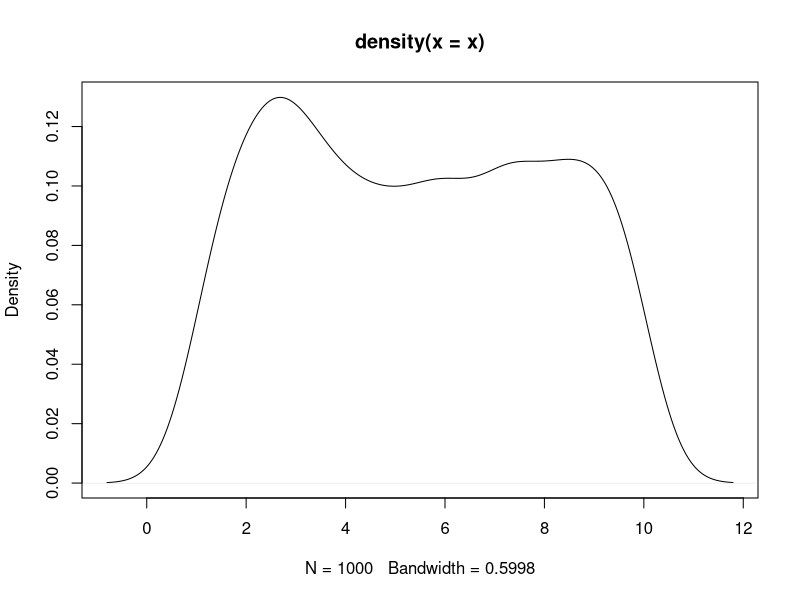
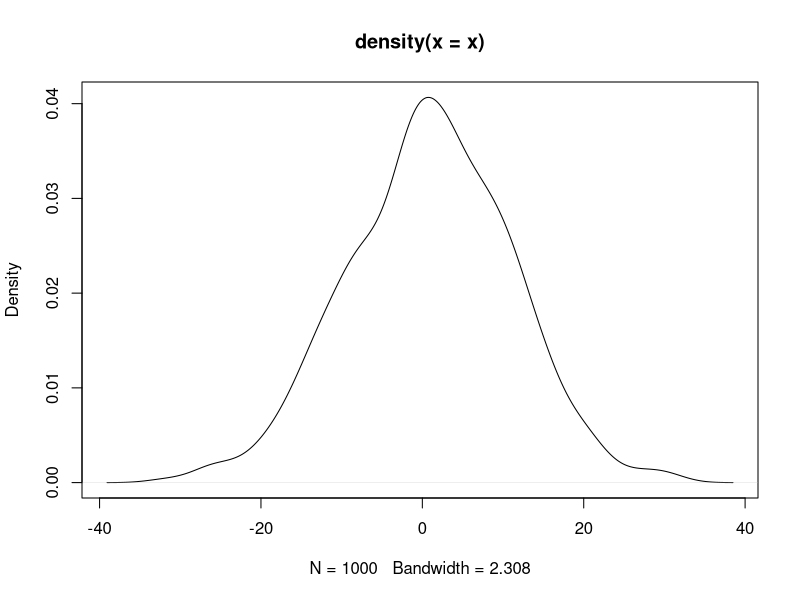
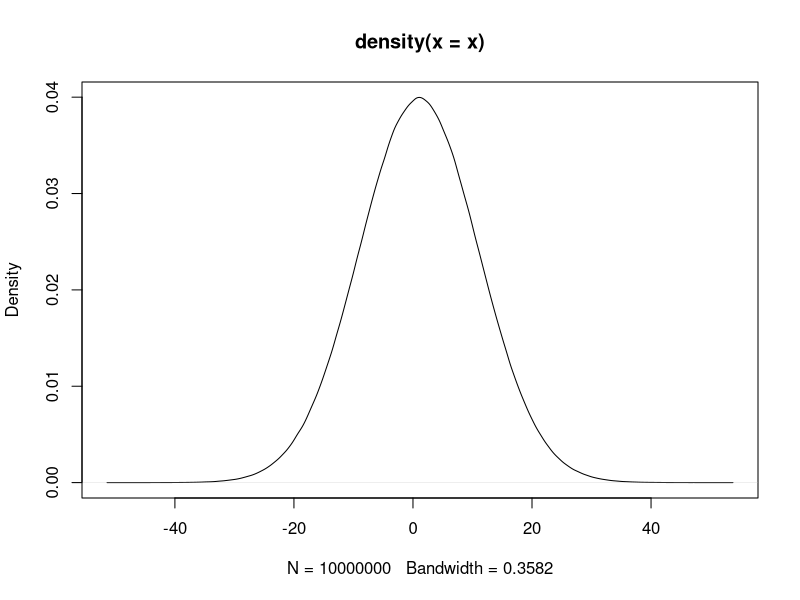

Generate these figures, in order, with R:
## ---- chunk 1
knitr::opts_chunk$set(echo = TRUE)
## ---- chunk 2
a <- 1
b <- c(1, 2, 3, 4)
c <- c("1", "2", "3", "4")
d <- c(b, a)
e <- "abcd"
## ---- chunk 3
# df <- data.frame(a = c(1, 2, 3), b = c(3, 4, 5))
## ---- chunk 4
income <- c(70100, 51300, 51100, 48400, 47600, 43000)
county <- c("台北", "新北", "桃園", "高雄", "台中", "台南")
population <- c(2.6, 3.9, 2.2, 2.7, 2.8, 1.8)
area <- c(271.8, 2052.5, 1221, 2951.9, 2214.9, 2191.7)
## ---- chunk 5
a <- seq(11, 99, 11)
a
b <- 11:20
b
## ---- chunk 6
x <- runif(1000, 1, 10) # uniform dist, n=1000
plot(density(x))
x <- rnorm(1000, 1, 10) # uniform dist, n=1000
plot(density(x))
x <- rnorm(10000000, 1, 10) # normal dist, n=1000
plot(density(x))
## ---- chunk 7
county
income
head(county)
tail(county)
length(county)
# View(county)
## ---- chunk 8
county
county[c(5, 3, 1)] # how about country[c(1, 3, 5)]
county[3:6] # is it equal to country[c(3, 4, 5, 6)]
a <- 11:19
a[3:length(a)]
a[length(a):3]
## ---- chunk 9
b <- 11:20
b[-(3:5)]
b[-c(1, 3, 5)]
b
## ---- chunk 10
b <- b[-(3:5)]
b

a <- seq(11, 99, 11)
a <- a[-c(1, 3, 5)]
a

## ---- chunk 11
a <- 1:10
a <- c(a, 11)
a
b
a <- c(a, b)
a
a <- c(a, a, b)
a
## ---- chunk 12
a <- 11:19
a + 3
a / 2

a %% 2
a %/% 2
a %% 2== 0
a %% 2 != 0
a[a%% 2 == 0]
a[a%%2 != 0]
a <- a %% 2 	# modular arithmetic, get the reminder
a <- a %/% 2 	# Quotient

## ---- chunk 13
a %% 2 == 0 	# deteting odd/even number
a %% 2 != 0
a[a%%2==0]
a > b
income > mean(income)

TRUE == T 		# == equal to,
TRUE != F    	# != Not equal to

any(a>11) # is there any element larger than 1
all(a>11) # are all elements larger than 1

## ---- chunk 14
a <- seq(11, 55, 11)
a[c(T, F, T, F, T)]
a[a%%2==1]
a%%2
a%%2==1
a <- c("你好","你好棒棒","你好棒","你真的好棒")
a[nchar(a)>3]

# which will return "index-of"
a <- seq(11, 55, 11)
a[which(a%%2==1)]
which(a%%2==1)
## ---- chunk 15
x <- c(33, 55, 22, 13, 4, 24)
sort(x)
x <- sort(x) # assign to replace original x
order(x) 
x[order(x)]
## ---- chunk 16
a <- 11:19
min(a); max(a); mean(a); median(a); sd(a)
log2(a)
log1p(a)
?log1p
## ---- chunk 17
mode(county)				# character
mode(income)					# numeric
mode(income > mean(income))	# logical

testing <- c("26.142", "12.008", "7.032", "13.646", "4.589")
mode(testing)				# character

## ---- chunk 18
income.c <- as.character(income)
population.c <- as.numeric(population)

a <- seq(11, 99, 11)
a <- c(a, "100")

a <- seq(11, 99, 11)
sum(a%%2==1)

## ---- chunk 19
a <- seq(11, 55, 11)
paste("A", a)		# concatenate
paste0("A", a)		# concatenate

